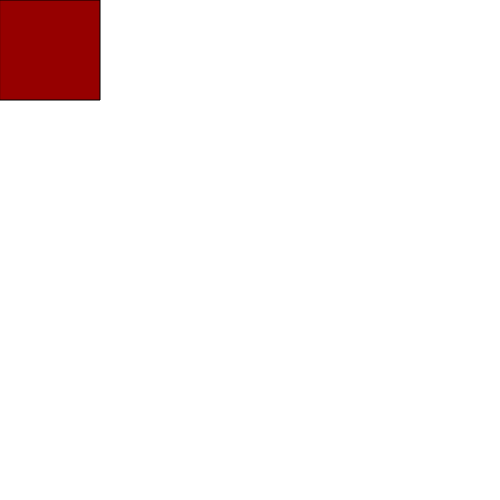
Frame 1 (no input)
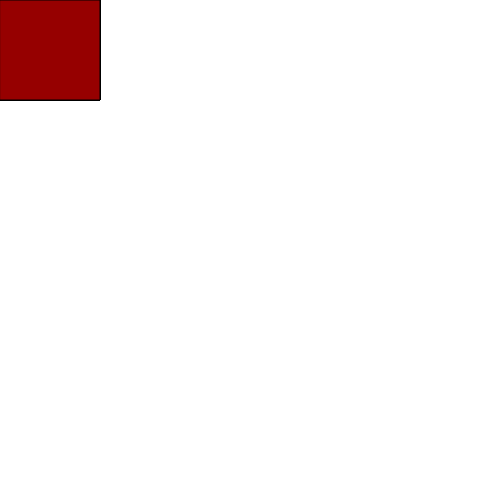
Frame 60 (no input)
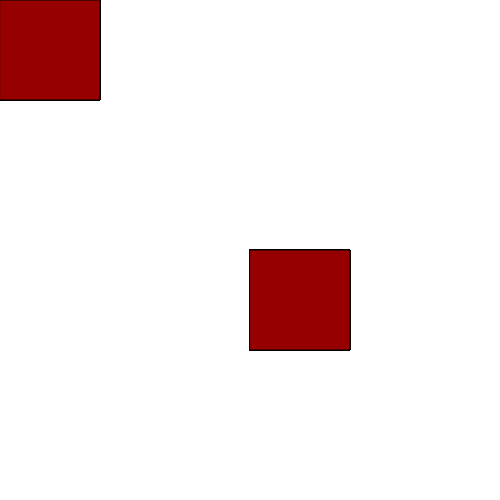
Frame 120 (the mouse pressed at the canvas centre since frame 60)

The p5.js sketch that drew these frames (run headless with seeded random() and noise() and a simulated clock; from frame 60 on, the mouse is pressed at the canvas centre):

// p5.js sketch
// ── sketch.js
function setup() {
  // put setup code here
  createCanvas(500, 500);
}

function draw() {
  // put drawing code here
fill(150, 0, 0)
  rect(mouseX, mouseY, 100, 100) ;
}
